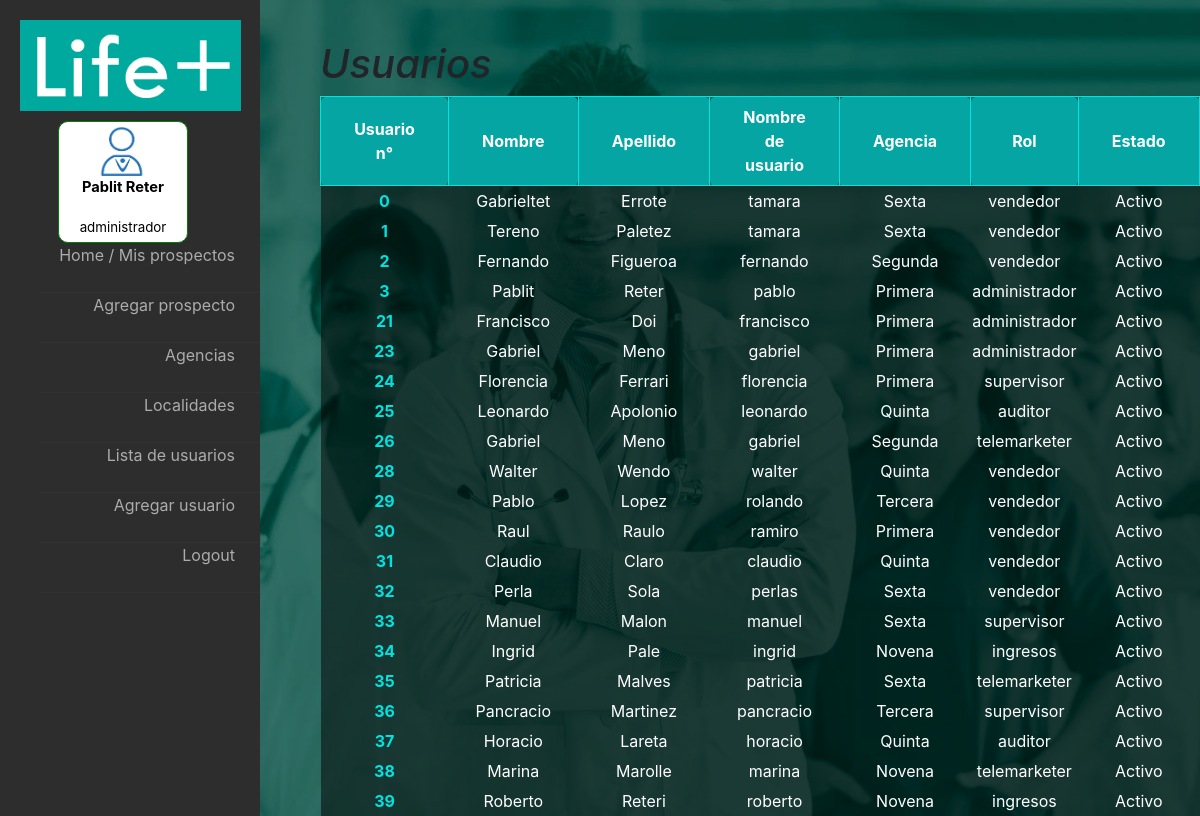
/controllers/verusuarios.php (signed in), run on an earlier commit of the app's database.
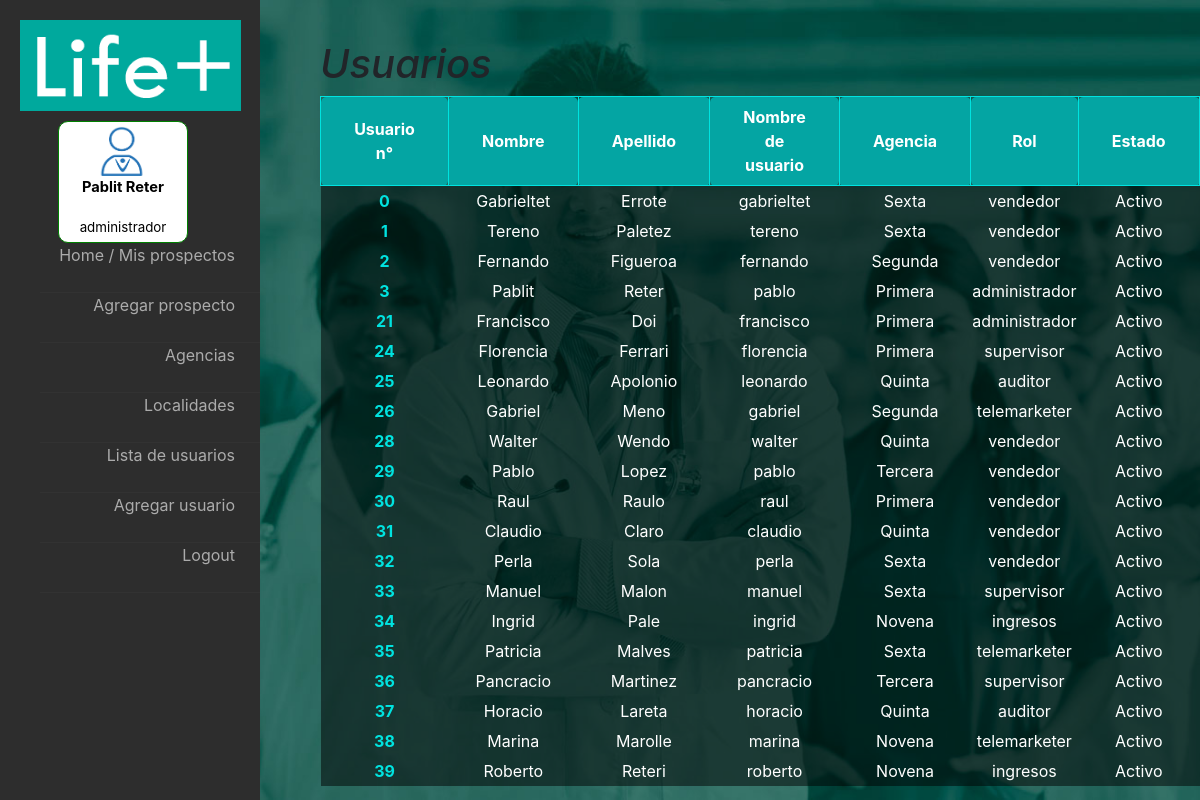
And on a later commit of the database.
### tables this page shows
CREATE TABLE `usuarios` (
  `id_usuario` int(5) NOT NULL,
  `id_rol` int(5) NOT NULL,
  `id_agencia` int(5) DEFAULT NULL,
  `id_legajo` int(5) NOT NULL,
  `password` varchar(50) NOT NULL,
  `estado` int(1) NOT NULL,
  `nombre_usuario` varchar(20) NOT NULL
);

CREATE TABLE `legajos` (
  `id_legajo` int(5) NOT NULL,
  `nombre` varchar(50) NOT NULL,
  `apellido` varchar(50) NOT NULL,
  `email` varchar(50) NOT NULL,
  `dni` int(8) NOT NULL,
  `telefono` int(10) NOT NULL
);

CREATE TABLE `agencias` (
  `id_agencia` int(5) NOT NULL,
  `nombre` varchar(50) NOT NULL,
  `habilitada` int(1) NOT NULL
);

CREATE TABLE `roles` (
  `id_rol` int(5) NOT NULL,
  `nombre` varchar(50) NOT NULL
);

CREATE TABLE `estados` (
  `id_estado` int(5) NOT NULL,
  `nombre` varchar(50) NOT NULL
);

### fw/View.php (called while the page is built)
<?php
abstract class View {
	public function render() {
		include '../html/'.get_class($this).'.php';
	}
}

### controllers/verusuarios.php (called while the page is built, shortened)
<?php
require '../views/ListaUsuarios.php';
$u = new Usuarios;
$todos = $u->getTodos();
$v = new ListaUsuarios;
$v->usuarios = $todos;
$v->render();

### fw/Database.php (called while the page is built, shortened)
<?php
class Database {
	private $res;
	private $cn = false;
	private static $instance = false;
	public static function getInstance() {
		if(! self::$instance) self::$instance = new Database;
		return self::$instance;
	}
	private function connectIfNotConnected() {
		if(!$this->cn)
		$this->cn = mysqli_connect("localhost","root","","life_plus");
	}
	public function query($q) {
		$this->res = mysqli_query($this->cn,$q);
	}
	public function fetch() {
		return mysqli_fetch_assoc($this->res);
	}
	public function fetchAll() {
		$aux = array();
		while($fila = $this->fetch()) $aux[] = $fila;
		return $aux;
	}
}

### fw/Model.php (called while the page is built, shortened)
<?php
abstract class Model {
	public function __construct() {
		$this->db = Database::getInstance();
	}
}

### models/Usuarios.php (called while the page is built, shortened)
<?php
class Usuarios extends Model {
	public function getTodos() {
		$this->db->query("SELECT u.id_usuario as id_usuario, l.nombre as nombre, l.apellido as apellido, l.email as email, l.dni as dni, l.telefono as telefono, u.nombre_usuario as nombre_usuario, u.password as password, r.nombre as rol, a.nombre as agencia, e.nombre as estado
						FROM usuarios as u
						LEFT JOIN legajos as l ON u.id_legajo = l.id_legajo
						LEFT JOIN roles as r ON u.id_rol = r.id_rol
						LEFT JOIN agencias as a ON u.id_agencia = a.id_agencia
						LEFT JOIN estados as e ON u.estado = e.id_estado
						WHERE u.estado = 1
						ORDER BY u.id_usuario");
		return $this->db->fetchAll();
	}
}

### html/ListaUsuarios.php (the view)
<?php
	if($_SESSION['id_rol'] != 1)
		include("../html/LeftMenuBase.php");
	else
		include("../html/LeftMenuAdmin.php");
 ?>
		<div id="tabla" >
			<h1>Usuarios</h1>
			<table id="table_id" class="display" cellpadding="0" cellspacing="0">
				<thead id="cabecera_tabla">
					<th>Usuario n°</th>
					<th>Nombre</th>
					<th>Apellido</th>
					<th>Nombre de usuario</th>
					<th>Agencia</th>
					<th>Rol</th>
					<th>Estado</th>
				</thead>
				<tbody>
					<?php foreach($this->usuarios as $u){ ?>
					<tr>
					<td> <a href=<?="../controllers/editarusuario.php?id_usu=".$u['id_usuario']?>><?=$u['id_usuario']?></a></td>
					<td><?= $u['nombre'] ?></td>
					<td><?= $u['apellido'] ?></td>
					<td><?= $u['nombre_usuario'] ?></td>
					<td><?= $u['agencia'] ?></td>
					<td><?= $u['rol'] ?></td>
					<td><?= $u['estado'] ?></td>
					</tr>
					<?php } ?>
				</tbody>
			</table>
		</div>
	</div>
</body>
</html>

### html/LeftMenuAdmin.php (shortened to what this page needs)
<!DOCTYPE html>
<html lang="es">
<head>
  <link rel="stylesheet" type="text/css" href="../css/stylehome.css">
  <link rel="stylesheet" type="text/css" href="../DataTables/datatables.css"/>
</head>
<body>
	<div id="pagina">
<nav>
			<img src="../img/logo.png" class="logo">
	    	<div id="headernav" >
	   			<img style="width: 50px; height: 50px; position: center;" src="../img/login.png">
	   			<br>
	   			<div id="usuario"><?= $_SESSION['nombre_legajo'] . " " . $_SESSION['apellido_legajo']?></div>
	   			<br>
	   			<div id="tipo_usuario"><?= $_SESSION['nombre_rol']  ?></div>
	   		</div>
	   		<div id="cuerponav">
		   		<ul>
					<a href="../controllers/verprospectos.php">
					<li>
						<p class="menu" >Home / Mis prospectos</p>
					</li>
					</a>
					<a href="../controllers/crearprospecto.php">
					<li>
						<p class="menu">Agregar prospecto</p>
					</li>
					<a href="../controllers/veragencias.php">
					<li>
						<p class="menu" >Agencias</p>
					</li>
					</a>
					<a href="../controllers/verlocalidades.php">
					<li>
						<p class="menu">Localidades</p>
					</li>
					</a>
					<a href="../controllers/verusuarios.php">
					<li>
						<p class="menu" > Lista de usuarios </p>
					</li>
					</a>
					<a href="../controllers/crearusuario.php">
					<li>
						<p class="menu">Agregar usuario</p>
					</li>
					<a href="../controllers/logout.php">
					<li>
						<p class="menu">Logout</p>
					</li>
					</a>
		   		</ul>
	   		</div>
		</nav>

### css/stylehome.css (style rules this page uses)
nav { position: fixed; width: 260px; height: 100%; background-color: #2d2d2d; overflow: hidden; }
ul { margin-top:15px; list-style: none; display: block; }
li { width: 100%; height:50px; border-bottom: 1px solid #323232; overflow: hidden; }
h1 { font-style: normal; font-style: oblique; color:white; }
th { color: white; }
p.menu { padding-right: 25px; float:right; color:white; opacity: .6; font-size: 16px; }
td a { color: #00E3E0; font-weight: bold; text-decoration-line: none; }
body { object-position: : center; font-family: arial; background: url("fondo.jpg") no-repeat center; background-attachment: fixed; background-size: cover; height: 100vh; }
#tabla { margin-left: 320px; margin-top: 40px; font-size: 10pt; }
#tabla th { width: 181px; color:white; background: #04A5A3; padding: 8px 2rem; border: 1px solid #00E3E0; transition: 0.2s; font-size: 16px; border-radius: 5px; }
#tabla tr { text-align: center; width: 100px; height: 30px; color:lightgrey; background: rgba(0, 0, 0, .5); padding: 8px 2rem; transition: 0.2s; font-size: 16px; }
#usuario { font-size: 11pt; font-weight: bold; }
#pagina { display: flex; flex-direction: row; }
#headernav { text-align: center; border-width: 1px; border-style: solid; border-radius: 10px; border-color: green; font-size: 10pt; background-color: white; color: black; padding: 4px; width: 130px; margin-left: 58px; margin-top: 10px; }
.logo { display: block; margin-top: 20px; margin-left: auto; margin-right: auto; width: 85%; }
td { color: white; box-sizing: border-box; border-color: aqua; text-align: center; }

What changed in the data, as far as the page shows it:
removed usuarios: id_usuario "23", id_legajo.nombre "Gabriel", id_legajo.apellido "Meno", nombre_usuario "gabriel", id_agencia.nombre "Primera", id_rol.nombre "administrador", estados.nombre "Activo"
changed usuarios "Gabrieltet": nombre_usuario "tamara" → "gabrieltet"
changed usuarios "Tereno": nombre_usuario "tamara" → "tereno"
changed usuarios "Pablo": nombre_usuario "rolando" → "pablo"
changed usuarios "Raul": nombre_usuario "ramiro" → "raul"
changed usuarios "Perla": nombre_usuario "perlas" → "perla"
